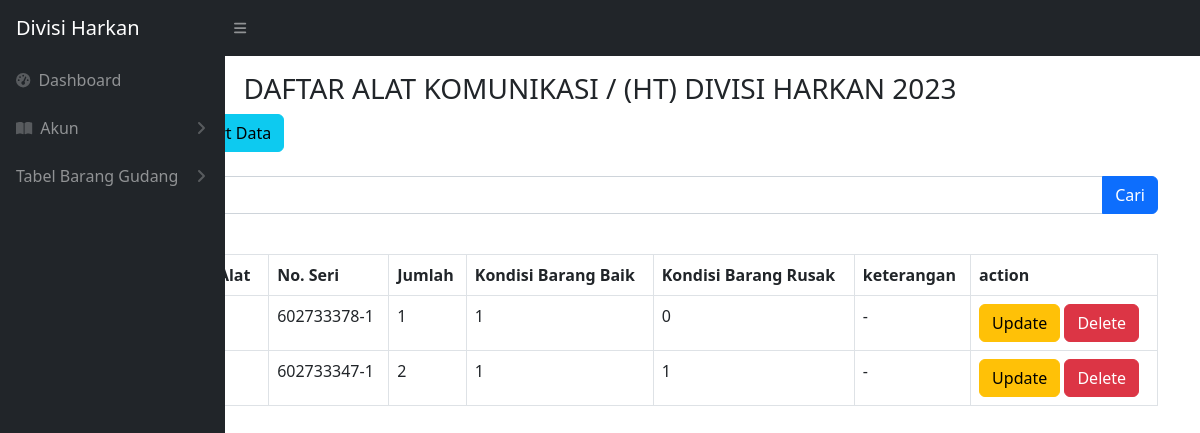
Before: /komunikasi.php with the older database file.
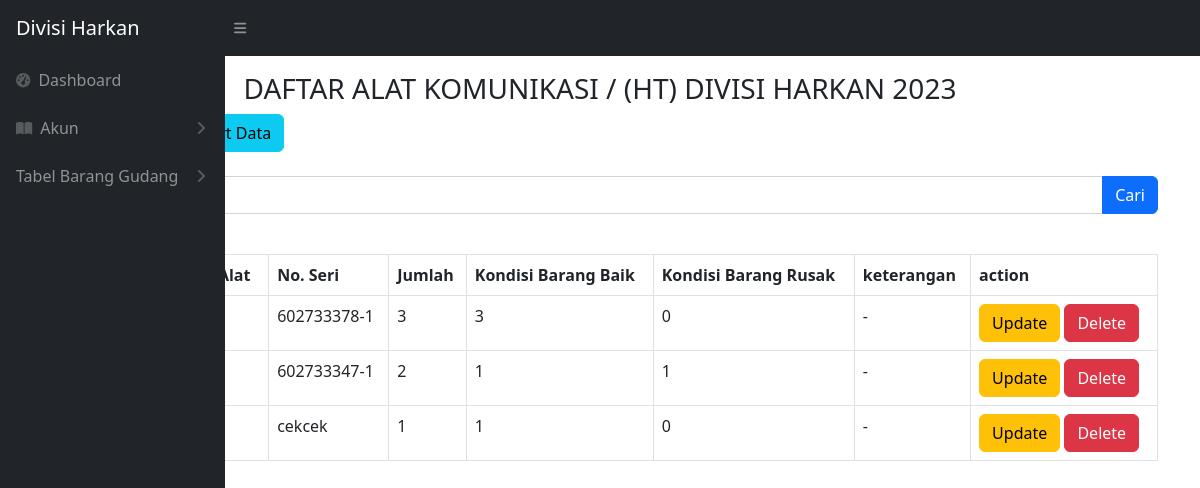
After: the same page with the newer database file.
### tables this page shows
CREATE TABLE `komunikasi` (
  `idbarang` int(11) NOT NULL,
  `namabarang` varchar(512) NOT NULL,
  `noseri` varchar(512) NOT NULL,
  `jumlah` int(11) NOT NULL,
  `baik` int(11) NOT NULL,
  `rusak` int(11) NOT NULL,
  `keterangan` varchar(512) NOT NULL,
  `kategori_id` int(11) NOT NULL
);

### komunikasi.php (the view, shortened to what this page needs)
<?php
require 'controller/koneksi.php';
$query = "SELECT * FROM komunikasi";
?>
<!DOCTYPE html>
<html lang="en">
<head>
    <link href="css/styles.css" rel="stylesheet" />
</head>
<body class="sb-nav-fixed">
    <nav class="sb-topnav navbar navbar-expand navbar-dark bg-dark">
        <a class="navbar-brand ps-3" href="index.php">Divisi Harkan</a>
        <button class="btn btn-link btn-sm order-1 order-lg-0 me-4 me-lg-0" id="sidebarToggle" href="#!"><i class="fas fa-bars"></i></button>
    </nav>
    <div id="layoutSidenav">
        <div id="layoutSidenav_nav">
            <nav class="sb-sidenav accordion sb-sidenav-dark" id="sidenavAccordion">
                <div class="sb-sidenav-menu">
                    <div class="nav">
                        <a class="nav-link" href="index.php">
                            <div class="sb-nav-link-icon"><i class="fas fa-tachometer-alt"></i></div>
                            Dashboard
                        </a>
                        <a class="nav-link collapsed" href="#" data-bs-toggle="collapse" data-bs-target="#collapsePages" aria-expanded="false" aria-controls="collapsePages">
                            <div class="sb-nav-link-icon"><i class="fas fa-book-open"></i></div>
                            Akun
                            <div class="sb-sidenav-collapse-arrow"><i class="fas fa-angle-down"></i></div>
                        </a>
                        <a class="nav-link collapsed" href="#" data-bs-toggle="collapse" data-bs-target="#pagesCollapseTabel" aria-expanded="false" aria-controls="pagesCollapseTabel">
                            Tabel Barang Gudang
                            <div class="sb-sidenav-collapse-arrow"><i class="fas fa-angle-down"></i></div>
                        </a>
                    </div>
                </div>
            </nav>
        </div>
    </div>
    <br>
    <br>
    <main>
        <div class="container-fluid px-4">
            <h3 class="mt-4 text-center">DAFTAR ALAT KOMUNIKASI / (HT) DIVISI HARKAN 2023</h3>
        </div>
        <div class="container -fluid">
            <div class="card-mb-4">
                <button type="button" class="btn btn-primary" data-bs-toggle="modal" data-bs-target="#myModal">
                </button>
                <a href="export_komunikasi.php" class="btn btn-info">Export Data</a>
                <br>
                <br>
                <form action="komunikasi.php" method="GET">
                    <div class="input-group mb-3">
                        <input type="text" value="" class="form-control" placeholder="Cari" name="cari">
                        <br>
                        <button type="submit" class="btn btn-primary">Cari</button>
                    </div>
                </form>
                <br>
                <div class="card-body">
                    <div class="table table-responsive">
                        <table class="table table-bordered" id="dataTable" width="100" cellspacing="0">
                            <thead>
                                <tr>
                                    <th>No</th>
                                    <th>Nama Barang / Alat</th>
                                    <th>No. Seri</th>
                                    <th>Jumlah</th>
                                    <th>Kondisi Barang Baik</th>
                                    <th>Kondisi Barang Rusak</th>
                                    <th>keterangan</th>
                                    <th>action</th>
                                </tr>
                            </thead>
                            <tbody>
                                <?php
                                $i = 1;
                                $ambilsemuadatabarang = mysqli_query($conn,$query);
                                while ($data = mysqli_fetch_array($ambilsemuadatabarang)) {
                                    $namabarang = $data['namabarang'];
                                    $noseri = $data['noseri'];
                                    $jumlah = $data['jumlah'];
                                    $barangbaik = $data['baik'];
                                    $barangrusak = $data['rusak'];
                                    $keterangan = $data['keterangan'];
                                    $idb = $data['idbarang'];
                                ?>
                                    <tr>
                                        <td><?= $i++ ?></td>
                                        <td><?= $namabarang ?></td>
                                        <td><?= $noseri ?></td>
                                        <td><?= $jumlah ?></td>
                                        <td><?= $barangbaik ?></td>
                                        <td><?= $barangrusak ?></td>
                                        <td><?= $keterangan ?></td>
                                        <td>
                                            <button type="button" class="btn btn-warning" data-bs-toggle="modal" data-bs-target="#edit<?= $idb; ?>">
                                                Update
                                            </button>
                                            <button type="button" class="btn btn-danger" data-bs-toggle="modal" data-bs-target="#delete<?= $idb; ?>">
                                                Delete
                                            </button>
                                        </td>
                                    </tr>
                                <?php
                                };
                                ?>
                            </tbody>
                        </table>
    </main>
</html>

Changed rows visible on the page:
changed komunikasi (number 1 of 3 on the later page): jumlah "1" → "3"; baik "1" → "3"
added komunikasi: noseri "cekcek", jumlah "1", baik "1", rusak "0", keterangan "-"
